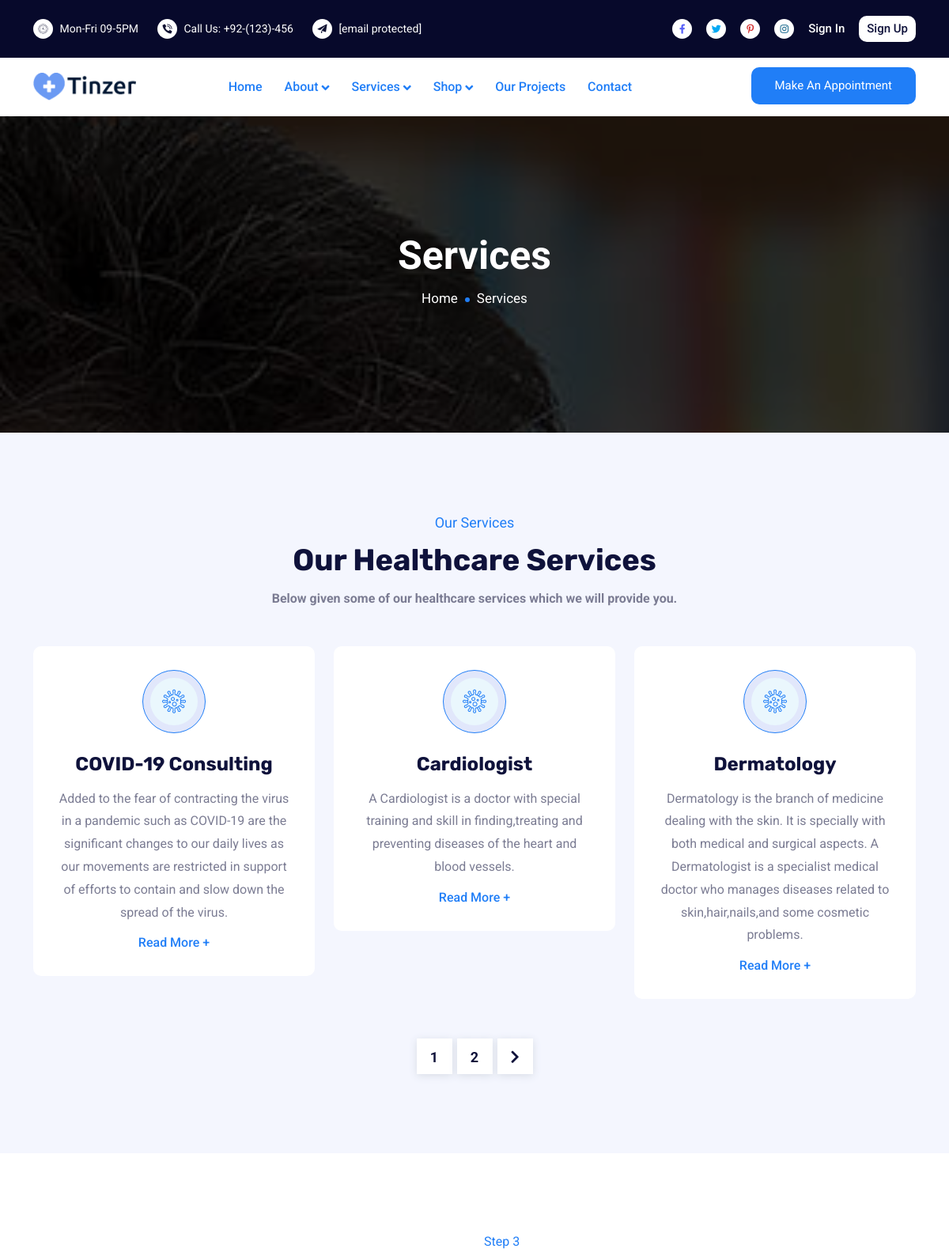
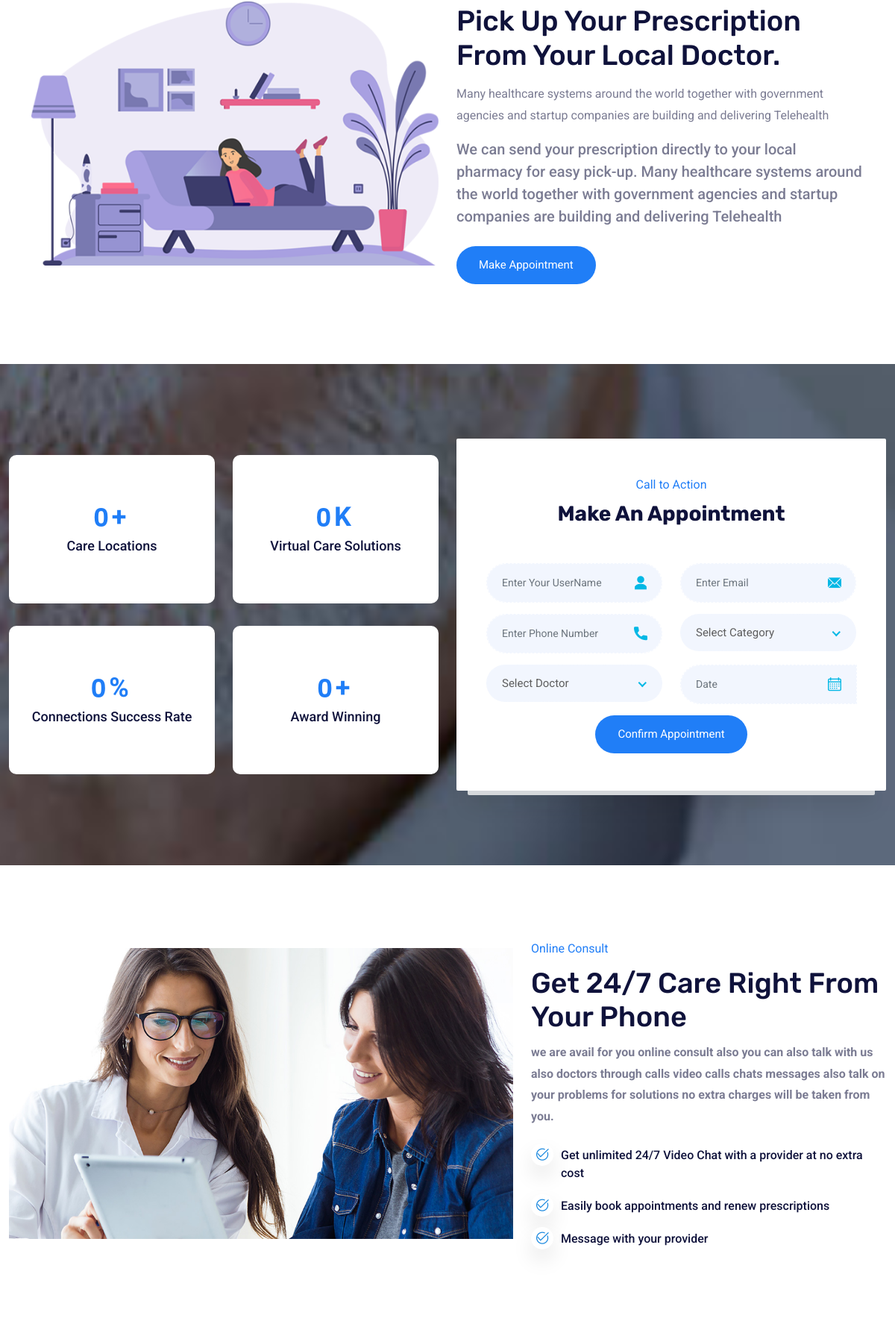
/services.php (upper part), run on the app's committed database (2 pictures, top to bottom).
### tables this page shows
CREATE TABLE `services` (
  `id` int(11) NOT NULL,
  `title` varchar(100) NOT NULL,
  `description` varchar(300) NOT NULL
);

### services.php (the view, shortened to what this page needs)
<?php
    include "connection.php";
?>
<!doctype html>
<html lang="zxx">
<head>
<link rel="stylesheet" href="assets/css/bootstrap.min.css">
<link rel="stylesheet" href="assets/css/animate.min.css">
<link rel="stylesheet" href="assets/css/meanmenu.css">
<link rel="stylesheet" href="assets/css/fontawesome.min.css">
<link rel="stylesheet" href="assets/css/flaticon.css">
<link rel="stylesheet" href="assets/css/nice-select.min.css">
<link rel="stylesheet" href="assets/css/odometer.min.css">
<link rel="stylesheet" href="assets/css/magnific-popup.min.css">
<link rel="stylesheet" href="assets/css/owl.carousel.min.css">
<link rel="stylesheet" href="assets/css/owl.theme.default.min.css">
<link rel="stylesheet" href="assets/css/style.css">
<link rel="stylesheet" href="assets/css/responsive.css">
</head>
<body>
<header class="header-area">
<div class="top-header">
<div class="container">
<div class="row align-items-center">
<div class="col-lg-6">
<ul class="top-list">
<li>
<i class='flaticon-clock'></i>
Mon-Fri 09-5PM
</li>
<li>
<i class='flaticon-phone-call'></i>
<a href="tel:+92-(123)-456">Call Us: +92-(123)-456</a>
</li>
<li>
<i class='flaticon-paper-plane'></i>
<a href="alishaista368@gmail.com"><span class="__cf_email__" data-cfemail="123456">[email&#160;protected]</span></a>
</li>
</ul>
</div>
<div class="col-lg-6">
<ul class="top-social">
<li>
<a href="#" class="facebook">
<i class="fab fa-facebook-f"></i>
</a>
</li>
<li>
<a href="#" class="twitter">
<i class="fab fa-twitter"></i>
</a>
</li>
<li>
<a href="#" class="pinterest">
<i class="fab fa-pinterest-p"></i>
</a>
</li>
<li>
<a href="#" class="instagram">
<i class="fab fa-instagram"></i>
</a>
</li>
<li>
<a href="sign-in.php" class="log-in">
Sign In
</a>
 </li>
<li>
<a href="sign-up.php" class="sign-in">
Sign Up
</a>
</li>
</ul>
</div>
</div>
</div>
</div>
<div class="navbar-area navbar-two">
<div class="main-navbar">
<div class="container">
<nav class="navbar navbar-expand-md navbar-light">
<a class="navbar-brand" href="index.php">
<img src="assets/img/logo.png" alt="logo">
</a>
<div class="collapse navbar-collapse mean-menu" id="navbarSupportedContent">
<ul class="navbar-nav">
<li class="nav-item">
<a href="index.php" class="nav-link active">
Home
</a>
</li>
<li class="nav-item">
<a href="about.php" class="nav-link active">
About
<i class="fa fa-angle-down"></i>
</a>
<li class="nav-item">
<a href="services.php" class="nav-link active">
Services
<i class="fa fa-angle-down"></i>
 </a>
</li>
<li class="nav-item">
<a href="shop.html" class="nav-link active">
Shop
<i class="fa fa-angle-down"></i>
 </a>
</li>
<li class="nav-item">
<a href="projects.php" class="nav-link active">
Our Projects
</a>
</li>
<li class="nav-item">
<a href="contact.php" class="nav-link active">
Contact
</a>
</li>
</ul>
<div class="others-options">
<a href="appointment.php" class="default-btn-two">
Make An Appointment
</a>
</div>
</div>
</nav>
</div>
</div>
</div>
</header>
<div class="page-title-area item-bg-6">
<div class="d-table">
<div class="d-table-cell">
<div class="container">
<div class="page-title-content">
<h2>Services</h2>
<ul>
<li><a href="index.php">Home</a></li>
<li>Services</li>
</ul>
</div>
</div>
</div>
</div>
</div>
<section class="services-section bg-f4f6fe pt-100 pb-100">
<div class="container">
<div class="section-title">
<span>Our Services</span>
<h2>Our Healthcare Services</h2>
<p><b>Below given some of our healthcare services which we will provide you.</b></p>
</div>
<div class="row">
<?php
    $limit = 3;
    if (isset($_GET['page'])) {
        $page = $_GET['page'];
    }
    else
    {
        $page = 1;
    }
    $offset = ($page - 1) * $limit;
    $fetch = mysqli_query($con,"SELECT * FROM services ORDER BY id ASC LIMIT {$offset},{$limit}");
    while($row = mysqli_fetch_array($fetch)){
?>
<div class="col-lg-4 col-md-6">
<div class="services-item-two">
<div class="icon">
<i class="flaticon-bacteria"></i>
</div>
<a href="single-services.php?id=<?php echo $row['id']; ?>">
<h3><?php echo $row['title']; ?></h3>
</a>
<p><?php echo $row['description']; ?></p>
<a href="single-services.php?id=<?php echo $row['id']; ?>" class="read-btn">Read More +</a>
</div>
</div>
<?php } ?>
<?php
    $fetch = mysqli_query($con,"SELECT * FROM services");
    if (mysqli_num_rows($fetch) > 0) {
        $total_records = mysqli_num_rows($fetch);
        $limit = 3;
        $total_pages = ceil($total_records / $limit);
        echo "<div class='col-lg-12 col-md-12'>
                <div class='pagination-area'>";
        for ($i=1; $i <= $total_pages ; $i++) {
            echo "<a href='services.php?page=$i' class='page-numbers'>$i</a>";
        }
        if ($total_pages > $page) {
                    echo "<a href='services.php?page=".($page+1)."' class='next page-numbers'>";
                    echo "<i class='fa fa-chevron-right'></i>";
                    echo "</a>";
                }
        echo "</div>
            </div>";
    }
?>
</div>
</div>
</section>
<section class="step-three ptb-100">
<div class="container">
<div class="row align-items-center">
<div class="col-lg-6">
<div class="step-three-image">
<img src="assets/img/step-three-image.png" alt="image">
</div>
</div>
<div class="col-lg-6">
<div class="step-three-content">
<span>Step 3</span>
<h3>Pick Up Your Prescription from Your Local Doctor.</h3>
<p>Many healthcare systems around the world together with government agencies and startup companies are building and delivering Telehealth</p>
<b>We can send your prescription directly to your local pharmacy for easy pick-up. Many healthcare systems around the world together with government agencies and startup companies are building and delivering Telehealth</b>
<div class="step-btn">
<a href="appointment.php" class="default-btn">
Make Appointment
</a>
</div>
</div>
</div>
</div>
</div>
</section>
<section class="appointment-area ptb-100">
<div class="container-fluid">
<div class="row align-items-center">
<div class="col-lg-6">
<div class="row">
<div class="col-lg-6 col-md-6">
<div class="single-fun-fact">
<h3>
<span class="odometer" data-count="2700">00</span>
<span class="sign-icon">+</span>
</h3>
<p>Care Locations</p>
</div>
</div>
<div class="col-lg-6 col-md-6">
<div class="single-fun-fact">
<h3>
<span class="odometer" data-count="2.7">00</span>
<span class="sign-icon">K</span>
</h3>
<p>Virtual Care Solutions</p>
</div>
</div>
<div class="col-lg-6 col-md-6">
<div class="single-fun-fact">
<h3>
<span class="odometer" data-count="99.60">00</span>
<span class="sign-icon">%</span>
</h3>
<p>Connections Success Rate</p>
</div>
</div>
<div class="col-lg-6 col-md-6">
<div class="single-fun-fact">
<h3>
<span class="odometer" data-count="30">00</span>
<span class="sign-icon">+</span>
</h3>
<p>Award Winning</p>
</div>
</div>
</div>
</div>
<div class="col-lg-6">
<div class="appointment-form">
<div class="content">
<span>Call to Action</span>
<h3>Make An Appointment</h3>
</div>
<form method="POST">
<div class="row">
<div class="col-lg-6 col-sm-6">
<div class="form-group">
<input type="text" class="form-control" id="Name" name="username" placeholder="Enter Your UserName">
<i class="flaticon-user"></i>
</div>
</div>
<div class="col-lg-6 col-sm-6">
<div class="form-group">
<input type="text" class="form-control" id="Email" name="email" placeholder="Enter Email">
<i class="flaticon-email"></i>
</div>
</div>
<div class="col-lg-6 col-sm-6">
<div class="form-group">
<input type="text" class="form-control" id="Phone" name="contact_no" placeholder="Enter Phone Number">
<i class="flaticon-call"></i>
</div>
</div>
<div class="col-lg-6 col-sm-6">
</div>
<div class="col-lg-6 col-sm-6">
</div>
<div class="col-lg-6 col-sm-6">
<div class="form-group">
<div class="input-group date" id="datetimepicker">
<input type="text" class="form-control" name="date" placeholder="Date">
</div>
<i class="flaticon-calendar"></i>
</div>
</div>
<div class="col-12">
<div class="appointment-btn">
<input type="submit" name="btn-appointment" value="Confirm Appointment" class="default-btn">
</div>
</div>
</div>
</form>
</div>
</div>
</div>
</div>
</section>
<section class="consult-area ptb-100">
<div class="container-fluid pl-0">
<div class="row align-items-center">
<div class="col-lg-7">
<div class="consult-image">
<img src="assets/img/consult.jpg" alt="image">
</div>
</div>
<div class="col-lg-5">
<div class="consult-content">
<span>Online Consult</span>
<h3>Get 24/7 Care Right From Your Phone</h3>
<p><b>we are avail for you online consult also you can also talk with us also doctors through calls video calls chats messages also talk on your problems for solutions no extra charges will be taken from you.</b></p>
<ul class="list">
 <li>
<i class="flaticon-check-1"></i>
Get unlimited 24/7 Video Chat with a provider at no extra cost
</li>
<li>
<i class="flaticon-check-1"></i>
Easily book appointments and renew prescriptions
</li>
<li>
<i class="flaticon-check-1"></i>
Message with your provider
</li>
</ul>
</div>
</div>
</div>
</div>
</section>
</body>
</html>

### assets/css/meanmenu.css (style rules this page uses)
.navbar-light .navbar-brand,.navbar-light .navbar-brand:hover { color:#fff;font-weight:700;text-transform:uppercase;line-height:1 }

### data on the page
services: title "COVID-19 Consulting", description "Added to the fear of contracting the virus in a pandemic such as COVID-19 are the significant changes to our daily lives as our movements are restricted in support of efforts to contain and slow down the spread of the virus."
services: title "Cardiologist", description "A Cardiologist is a doctor with special training and skill in finding,treating and preventing diseases of the heart and blood vessels."
services: title "Dermatology", description "Dermatology is the branch of medicine dealing with the skin. It is specially with both medical and surgical aspects. A Dermatologist is a specialist medical doctor who manages diseases related to skin,hair,nails,and some cosmetic problems."
